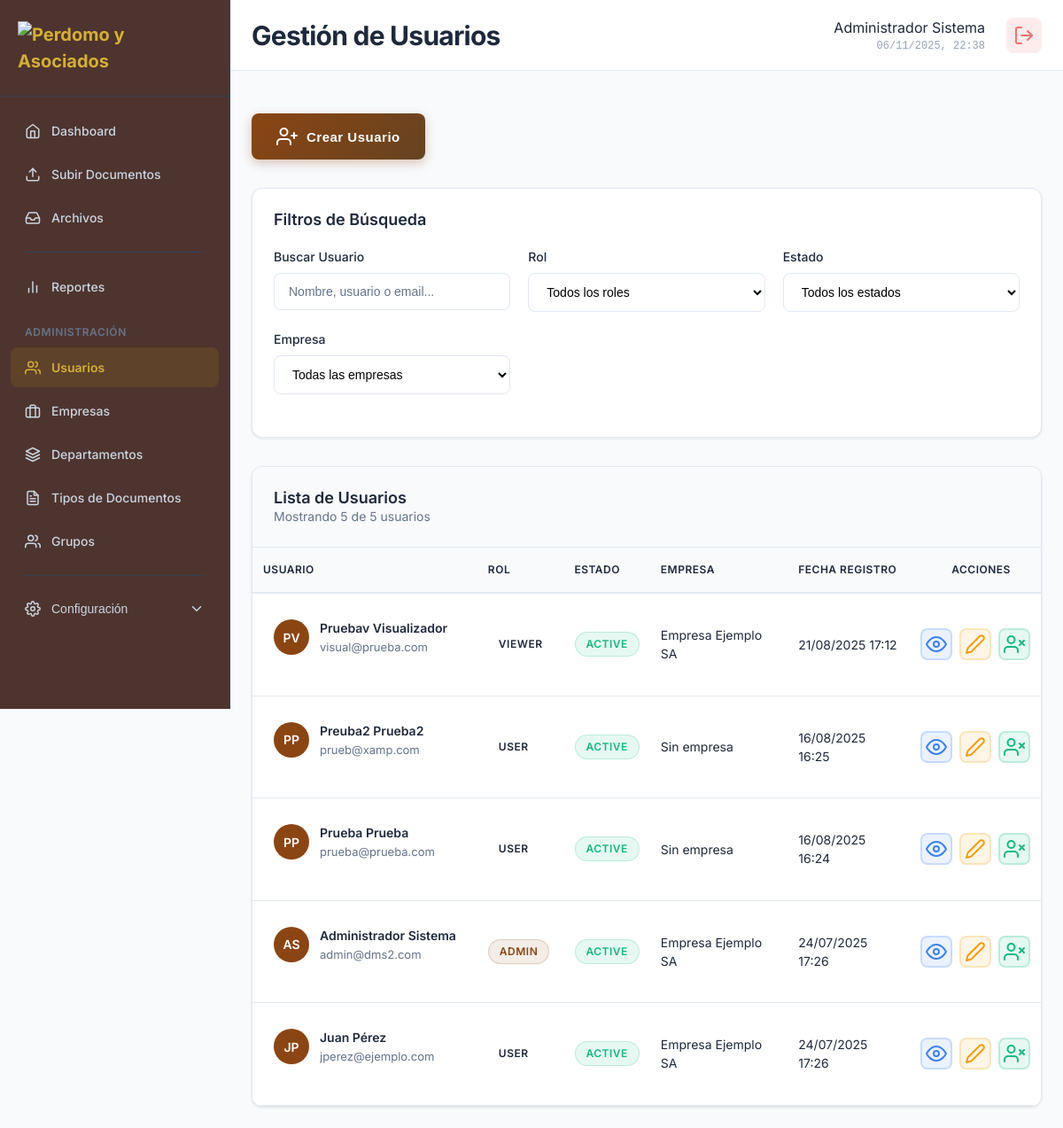
Page /modules/users/index.php (signed in) on the earlier database version.
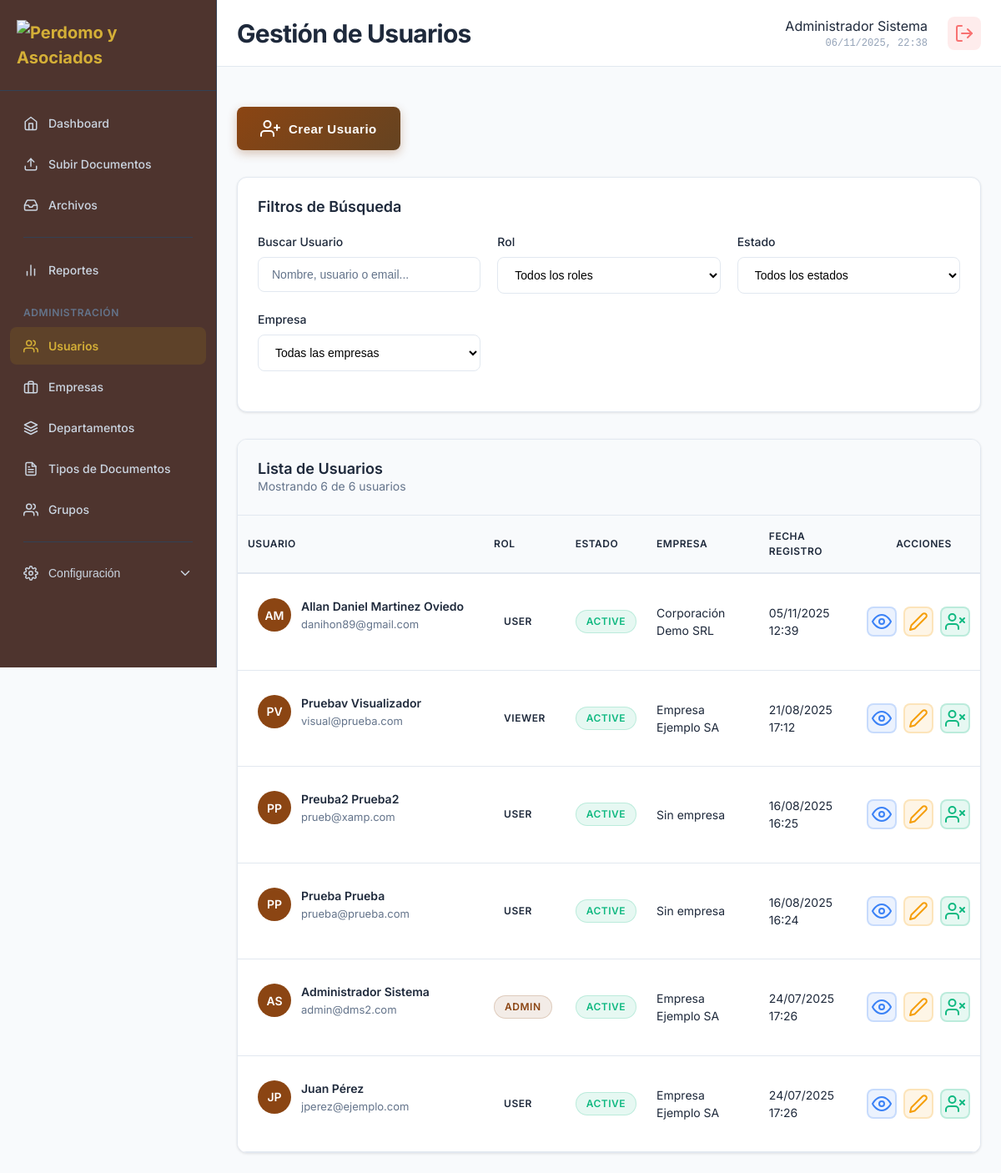
Same page on the later database version.
### tables this page shows
CREATE TABLE `users` (
  `id` int(11) NOT NULL,
  `username` varchar(50) NOT NULL,
  `password` varchar(255) NOT NULL,
  `email` varchar(100) NOT NULL,
  `first_name` varchar(100) NOT NULL,
  `last_name` varchar(100) NOT NULL,
  `company_id` int(11) DEFAULT NULL,
  `department_id` int(11) DEFAULT NULL,
  `group_id` int(11) DEFAULT NULL,
  `role` enum('admin','user','viewer','super_admin') DEFAULT 'user',
  `status` enum('active','inactive') DEFAULT 'active',
  `download_enabled` tinyint(1) DEFAULT 1,
  `last_login` timestamp NULL DEFAULT NULL,
  `created_at` timestamp NOT NULL DEFAULT current_timestamp(),
  `updated_at` timestamp NOT NULL DEFAULT current_timestamp() ON UPDATE current_timestamp()
);

CREATE TABLE `companies` (
  `id` int(11) NOT NULL,
  `name` varchar(255) NOT NULL,
  `description` text DEFAULT NULL,
  `ruc` varchar(20) DEFAULT NULL,
  `address` text DEFAULT NULL,
  `phone` varchar(20) DEFAULT NULL,
  `email` varchar(100) DEFAULT NULL,
  `contact_person` varchar(100) DEFAULT NULL,
  `status` enum('active','inactive') DEFAULT 'active',
  `created_at` timestamp NOT NULL DEFAULT current_timestamp(),
  `updated_at` timestamp NOT NULL DEFAULT current_timestamp() ON UPDATE current_timestamp()
);

### config/session.php (called while the page is built, shortened)
<?php
class SessionManager {
    public static function isLoggedIn() {
        return isset($_SESSION['user_id']) && !empty($_SESSION['user_id']);
    }
    public static function getCurrentUser() {
        return [
            'id' => $_SESSION['user_id'],
            'username' => $_SESSION['username'],
            'email' => $_SESSION['email'],
            'first_name' => $_SESSION['first_name'],
            'last_name' => $_SESSION['last_name'],
            'role' => $_SESSION['role'],
            'company_id' => $_SESSION['company_id'],
            'department_id' => $_SESSION['department_id'],
            'download_enabled' => $_SESSION['download_enabled'] ?? 1,
            'full_name' => trim(($_SESSION['first_name'] ?? '') . ' ' . ($_SESSION['last_name'] ?? ''))
        ];
    }
}
?>

### modules/users/index.php (the view, shortened to what the changed rows need)
<?php
require_once '../../config/session.php';
require_once '../../config/database.php';
$currentUser = SessionManager::getCurrentUser();
try {
    $database = new Database();
    $pdo = $database->getConnection();
} catch (Exception $e) {
    error_log("Error de conexión a base de datos en users/index.php: " . $e->getMessage());
    die("Error de conexión a la base de datos. Por favor, contacte al administrador.");
}
$itemsPerPage = 10;
$currentPage = isset($_GET['page']) ? max(1, (int)$_GET['page']) : 1;
$offset = ($currentPage - 1) * $itemsPerPage;
$whereConditions = ["u.status != 'deleted'"];
$params = [];
$whereClause = implode(' AND ', $whereConditions);
try {
    $usersQuery = "SELECT u.*, c.name as company_name,
                   COALESCE(u.download_enabled, 1) as download_enabled
                   FROM users u
                   LEFT JOIN companies c ON u.company_id = c.id
                   WHERE " . $whereClause . "
                   ORDER BY u.created_at DESC
                   LIMIT ? OFFSET ?";
    $stmt = $pdo->prepare($usersQuery);
    $stmt->execute(array_merge($params, [$itemsPerPage, $offset]));
    $users = $stmt->fetchAll(PDO::FETCH_ASSOC);
    $countQuery = "SELECT COUNT(*) FROM users u WHERE " . $whereClause;
    $stmt = $pdo->prepare($countQuery);
    $stmt->execute($params);
    $totalUsers = $stmt->fetchColumn();
} catch (Exception $e) {
    error_log("Error obteniendo usuarios: " . $e->getMessage());
    $users = [];
    $totalUsers = 0;
    $totalPages = 1;
}
function getStatusBadgeClass($status) {
    switch ($status) {
        case 'active': return 'status-active';
    }
}
function getRoleBadgeClass($role) {
    switch ($role) {
        case 'admin': return 'role-admin';
        case 'user': return 'role-user';
        default: return 'role-user';
    }
}
function formatDate($dateString) {
    $date = new DateTime($dateString);
    return $date->format('d/m/Y H:i');
}
?>
<!DOCTYPE html>
<html lang="es">
<head>
    <link rel="stylesheet" href="../../assets/css/main.css">
    <link rel="stylesheet" href="../../assets/css/dashboard.css">
    <link rel="stylesheet" href="../../assets/css/sidebar.css">
    <link rel="stylesheet" href="../../assets/css/users.css">
</head>
<body class="dashboard-layout">
    <?php include '../../includes/sidebar.php'; ?>
    <div class="main-content">
        <header class="content-header">
            <div class="header-left">
                <h1>Gestión de Usuarios</h1>
            </div>
            <div class="header-right">
                <div class="header-info">
                    <div class="user-name-header"><?php echo htmlspecialchars(($currentUser['first_name'] ?? '') . ' ' . ($currentUser['last_name'] ?? '')); ?></div>
                    <div class="current-time" id="currentTime"></div>
                </div>
            </div>
        </header>
        <div class="users-container">
            <div class="table-section">
                <div class="table-header-info">
                    <div>
                        <h3>Lista de Usuarios</h3>
                        <p>Mostrando <?php echo count($users); ?> de <?php echo $totalUsers; ?> usuarios</p>
                    </div>
                </div>
                <div class="table-wrapper">
                    <?php if (empty($users)): ?>
                        <div class="table-empty">
                            <i data-feather="users"></i>
                            <h4>No se encontraron usuarios</h4>
                            <p>No hay usuarios que coincidan con los filtros aplicados.</p>
                        </div>
                    <?php else: ?>
                        <table class="data-table">
                            <thead>
                                <tr>
                                    <th>Usuario</th>
                                    <th>Rol</th>
                                    <th>Estado</th>
                                    <th>Empresa</th>
                                    <th>Fecha Registro</th>
                                    <th class="actions-cell"> &nbsp;&nbsp;&nbsp;&nbsp;&nbsp;&nbsp;&nbsp;&nbsp;&nbsp;&nbsp;Acciones</th>
                                </tr>
                            </thead>
                            <tbody>
                                <?php foreach ($users as $user): ?>
                                    <tr>
                                        <td>
                                            <div class="user-info">
                                                <div class="user-avatar">
                                                    <?php echo strtoupper(substr($user['first_name'], 0, 1) . substr($user['last_name'], 0, 1)); ?>
                                                </div>
                                                <div class="user-details">
                                                    <div class="user-name">
                                                        <?php echo htmlspecialchars($user['first_name'] . ' ' . $user['last_name']); ?>
                                                    </div>
                                                    <div class="user-email">
                                                        <?php echo htmlspecialchars($user['email']); ?>
                                                    </div>
                                                </div>
                                            </div>
                                        </td>
                                        <td>
                                            <span class="role-badge <?php echo getRoleBadgeClass($user['role']); ?>">
                                                <?php echo htmlspecialchars($user['role']); ?>
                                            </span>
                                        </td>
                                        <td>
                                            <span class="status-badge <?php echo getStatusBadgeClass($user['status']); ?>">
                                                <?php echo htmlspecialchars($user['status']); ?>
                                            </span>
                                        </td>
                                        <td><?php echo htmlspecialchars($user['company_name'] ?? 'Sin empresa'); ?></td>
                                        <td><?php echo formatDate($user['created_at']); ?></td>
                                        <td class="actions-cell">
                                            <div class="action-buttons">
                                                <button class="btn-action btn-view"
                                                        onclick="showUserDetails(<?php echo $user['id']; ?>)"
                                                        title="Ver detalles">
                                                    <i data-feather="eye"></i>
                                                </button>
                                                <button class="btn-action btn-edit"
                                                        onclick="editUser(<?php echo $user['id']; ?>)"
                                                        title="Editar usuario">
                                                    <i data-feather="edit-2"></i>
                                                </button>
                                                <button class="btn-action btn-toggle"
                                                        onclick="toggleUserStatus(<?php echo $user['id']; ?>, '<?php echo $user['status']; ?>')"
                                                        title="<?php echo $user['status'] === 'active' ? 'Desactivar' : 'Activar'; ?> usuario">
                                                    <i data-feather="<?php echo $user['status'] === 'active' ? 'user-x' : 'user-check'; ?>"></i>
                                                </button>
                                            </div>
                                        </td>
                                    </tr>
                                <?php endforeach; ?>
                            </tbody>
                        </table>
                    <?php endif; ?>
                </div>
            </div>
        </div>
    </div>
</body>
</html>

Differences in the rows shown:
added users: first_name+last_name "AM", first_name+last_name "Allan Daniel Martinez Oviedo", email "danihon89@gmail.com", role "USER", status "ACTIVE", company.name "Corporación Demo SRL", created_at "05/11/2025 12:39"
Other differences:
count($users): "5" → "6"
$totalUsers: "5" → "6"
